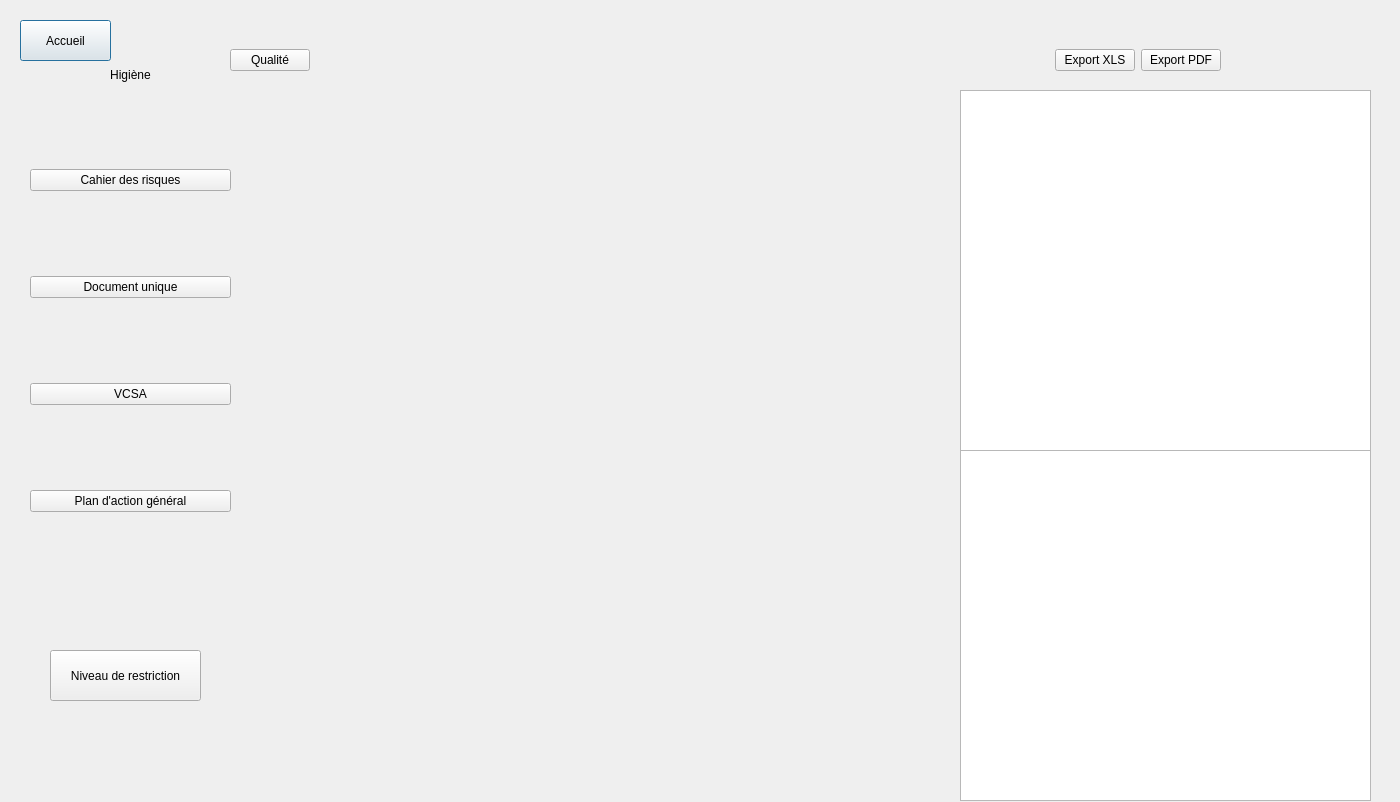
<?xml version="1.0" encoding="UTF-8"?>
<ui version="4.0">
 <class>Dialog</class>
 <widget class="QDialog" name="Dialog">
  <property name="geometry">
   <rect>
    <x>0</x>
    <y>0</y>
    <width>1400</width>
    <height>802</height>
   </rect>
  </property>
  <property name="windowTitle">
   <string>Dialog</string>
  </property>
  <widget class="QPushButton" name="ButtonAccueil">
   <property name="geometry">
    <rect>
     <x>20</x>
     <y>20</y>
     <width>91</width>
     <height>41</height>
    </rect>
   </property>
   <property name="text">
    <string>Accueil</string>
   </property>
  </widget>
  <widget class="QWidget" name="horizontalLayoutWidget">
   <property name="geometry">
    <rect>
     <x>230</x>
     <y>30</y>
     <width>991</width>
     <height>61</height>
    </rect>
   </property>
   <layout class="QHBoxLayout" name="horizontalLayout">
    <item>
     <widget class="QPushButton" name="ButtonQualiter">
      <property name="text">
       <string>Qualité</string>
      </property>
     </widget>
    </item>
    <item>
     <spacer name="horizontalSpacer">
      <property name="orientation">
       <enum>Qt::Horizontal</enum>
      </property>
      <property name="sizeHint" stdset="0">
       <size>
        <width>40</width>
        <height>20</height>
       </size>
      </property>
     </spacer>
    </item>
    <item>
     <widget class="QPushButton" name="ButtonExportxls">
      <property name="text">
       <string>Export XLS</string>
      </property>
     </widget>
    </item>
    <item>
     <widget class="QPushButton" name="ButtonExportpdf">
      <property name="text">
       <string>Export PDF</string>
      </property>
     </widget>
    </item>
   </layout>
  </widget>
  <widget class="QWidget" name="verticalLayoutWidget">
   <property name="geometry">
    <rect>
     <x>30</x>
     <y>90</y>
     <width>201</width>
     <height>501</height>
    </rect>
   </property>
   <layout class="QVBoxLayout" name="verticalLayout">
    <item>
     <widget class="QPushButton" name="ButtonRisques">
      <property name="text">
       <string>Cahier des risques</string>
      </property>
     </widget>
    </item>
    <item>
     <widget class="QPushButton" name="ButtonUnique">
      <property name="text">
       <string>Document unique</string>
      </property>
     </widget>
    </item>
    <item>
     <widget class="QPushButton" name="ButtonVCSA">
      <property name="text">
       <string>VCSA</string>
      </property>
     </widget>
    </item>
    <item>
     <widget class="QPushButton" name="ButtonPAG">
      <property name="text">
       <string>Plan d'action général</string>
      </property>
     </widget>
    </item>
   </layout>
  </widget>
  <widget class="QPushButton" name="ButtonRestriction">
   <property name="geometry">
    <rect>
     <x>50</x>
     <y>650</y>
     <width>151</width>
     <height>51</height>
    </rect>
   </property>
   <property name="text">
    <string>Niveau de restriction</string>
   </property>
  </widget>
  <widget class="QLabel" name="label">
   <property name="geometry">
    <rect>
     <x>30</x>
     <y>59</y>
     <width>201</width>
     <height>31</height>
    </rect>
   </property>
   <property name="text">
    <string>Higiène</string>
   </property>
   <property name="alignment">
    <set>Qt::AlignCenter</set>
   </property>
  </widget>
  <widget class="QStackedWidget" name="stackedWidget">
   <property name="geometry">
    <rect>
     <x>231</x>
     <y>91</y>
     <width>731</width>
     <height>661</height>
    </rect>
   </property>
   <property name="currentIndex">
    <number>0</number>
   </property>
   <widget class="QWidget" name="page"/>
   <widget class="QWidget" name="page_2"/>
  </widget>
  <widget class="QTableWidget" name="tableWidget">
   <property name="geometry">
    <rect>
     <x>960</x>
     <y>90</y>
     <width>411</width>
     <height>361</height>
    </rect>
   </property>
  </widget>
  <widget class="QTableWidget" name="tableWidget_2">
   <property name="geometry">
    <rect>
     <x>960</x>
     <y>450</y>
     <width>411</width>
     <height>351</height>
    </rect>
   </property>
  </widget>
  <widget class="QLabel" name="label_2">
   <property name="geometry">
    <rect>
     <x>0</x>
     <y>0</y>
     <width>1401</width>
     <height>801</height>
    </rect>
   </property>
   <property name="text">
    <string/>
   </property>
   <property name="pixmap">
    <pixmap>Image_interface/Capture.PNG</pixmap>
   </property>
  </widget>
  <zorder>label_2</zorder>
  <zorder>ButtonAccueil</zorder>
  <zorder>horizontalLayoutWidget</zorder>
  <zorder>verticalLayoutWidget</zorder>
  <zorder>ButtonRestriction</zorder>
  <zorder>label</zorder>
  <zorder>stackedWidget</zorder>
  <zorder>tableWidget</zorder>
  <zorder>tableWidget_2</zorder>
 </widget>
 <resources/>
 <connections/>
</ui>
